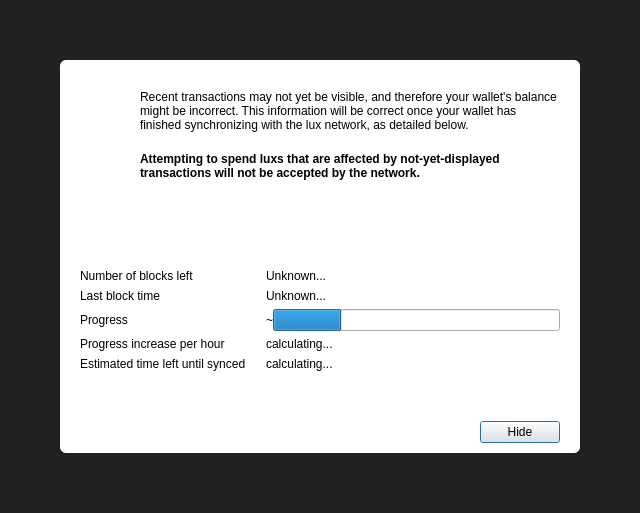
<?xml version="1.0" encoding="UTF-8"?>
<ui version="4.0">
 <class>ModalOverlay</class>
 <widget class="ModalOverlay" name="ModalOverlay">
  <property name="geometry">
   <rect>
    <x>0</x>
    <y>0</y>
    <width>640</width>
    <height>513</height>
   </rect>
  </property>
  <property name="windowTitle">
   <string>Form</string>
  </property>
  <layout class="QVBoxLayout" name="verticalLayout" stretch="0">
   <property name="sizeConstraint">
    <enum>QLayout::SetDefaultConstraint</enum>
   </property>
   <property name="leftMargin">
    <number>0</number>
   </property>
   <property name="topMargin">
    <number>0</number>
   </property>
   <property name="rightMargin">
    <number>0</number>
   </property>
   <property name="bottomMargin">
    <number>0</number>
   </property>
   <item>
    <widget class="QWidget" name="bgWidget" native="true">
     <property name="styleSheet">
      <string notr="true">#bgWidget { background: rgba(0,0,0,220); }</string>
     </property>
     <layout class="QVBoxLayout" name="verticalLayoutMain" stretch="0">
      <property name="leftMargin">
       <number>60</number>
      </property>
      <property name="topMargin">
       <number>60</number>
      </property>
      <property name="rightMargin">
       <number>60</number>
      </property>
      <property name="bottomMargin">
       <number>60</number>
      </property>
      <item>
       <widget class="QWidget" name="contentWidget" native="true">
        <property name="styleSheet">
         <string notr="true">#contentWidget { background: white; border-radius: 6px; }</string>
        </property>
        <layout class="QVBoxLayout" name="verticalLayout_3" stretch="1,0,0">
         <property name="spacing">
          <number>0</number>
         </property>
         <property name="leftMargin">
          <number>20</number>
         </property>
         <property name="topMargin">
          <number>10</number>
         </property>
         <property name="rightMargin">
          <number>20</number>
         </property>
         <property name="bottomMargin">
          <number>10</number>
         </property>
         <item>
          <widget class="QStackedWidget" name="stackedWidget">
           <property name="currentIndex">
            <number>0</number>
           </property>
           <widget class="QWidget" name="page">
            <layout class="QVBoxLayout" name="verticalLayout_2">
             <property name="spacing">
              <number>0</number>
             </property>
             <property name="leftMargin">
              <number>0</number>
             </property>
             <property name="topMargin">
              <number>0</number>
             </property>
             <property name="rightMargin">
              <number>0</number>
             </property>
             <property name="bottomMargin">
              <number>0</number>
             </property>
             <item>
              <layout class="QHBoxLayout" name="horizontalLayoutIconText" stretch="0,1">
               <property name="spacing">
                <number>20</number>
               </property>
               <property name="topMargin">
                <number>20</number>
               </property>
               <item>
                <layout class="QVBoxLayout" name="verticalLayoutIcon">
                 <item>
                  <widget class="QPushButton" name="warningIcon">
                   <property name="enabled">
                    <bool>false</bool>
                   </property>
                   <property name="text">
                    <string/>
                   </property>
                   <property name="icon">
                    <iconset>
                     <normaloff>:/icons/warning</normaloff>
                     <disabledoff>:/icons/warning</disabledoff>:/icons/warning</iconset>
                   </property>
                   <property name="iconSize">
                    <size>
                     <width>48</width>
                     <height>48</height>
                    </size>
                   </property>
                   <property name="flat">
                    <bool>true</bool>
                   </property>
                  </widget>
                 </item>
                 <item>
                  <spacer name="verticalSpacerWarningIcon">
                   <property name="orientation">
                    <enum>Qt::Vertical</enum>
                   </property>
                   <property name="sizeHint" stdset="0">
                    <size>
                     <width>20</width>
                     <height>40</height>
                    </size>
                   </property>
                  </spacer>
                 </item>
                </layout>
               </item>
               <item>
                <layout class="QVBoxLayout" name="verticalLayoutInfoText">
                 <property name="leftMargin">
                  <number>0</number>
                 </property>
                 <property name="topMargin">
                  <number>0</number>
                 </property>
                 <item>
                  <widget class="QLabel" name="infoText">
                   <property name="text">
                    <string>Recent transactions may not yet be visible, and therefore your wallet's balance might be incorrect. This information will be correct once your wallet has finished synchronizing with the lux network, as detailed below.</string>
                   </property>
                   <property name="textFormat">
                    <enum>Qt::RichText</enum>
                   </property>
                   <property name="wordWrap">
                    <bool>true</bool>
                   </property>
                  </widget>
                 </item>
                 <item>
                  <widget class="QLabel" name="infoTextStrong">
                   <property name="font">
                    <font>
                     <weight>75</weight>
                     <bold>true</bold>
                    </font>
                   </property>
                   <property name="text">
                    <string>Attempting to spend luxs that are affected by not-yet-displayed transactions will not be accepted by the network.</string>
                   </property>
                   <property name="textFormat">
                    <enum>Qt::RichText</enum>
                   </property>
                   <property name="wordWrap">
                    <bool>true</bool>
                   </property>
                  </widget>
                 </item>
                 <item>
                  <spacer name="verticalSpacerInTextSpace">
                   <property name="orientation">
                    <enum>Qt::Vertical</enum>
                   </property>
                   <property name="sizeHint" stdset="0">
                    <size>
                     <width>20</width>
                     <height>40</height>
                    </size>
                   </property>
                  </spacer>
                 </item>
                </layout>
               </item>
              </layout>
             </item>
             <item>
              <layout class="QFormLayout" name="formLayout">
               <property name="fieldGrowthPolicy">
                <enum>QFormLayout::ExpandingFieldsGrow</enum>
               </property>
               <property name="horizontalSpacing">
                <number>20</number>
               </property>
               <property name="verticalSpacing">
                <number>6</number>
               </property>
               <property name="topMargin">
                <number>10</number>
               </property>
               <item row="0" column="0">
                <widget class="QLabel" name="labelNumberOfBlocksLeft">
                 <property name="font">
                  <font>
                   <weight>50</weight>
                   <bold>false</bold>
                  </font>
                 </property>
                 <property name="text">
                  <string>Number of blocks left</string>
                 </property>
                </widget>
               </item>
               <item row="0" column="1">
                <widget class="QLabel" name="numberOfBlocksLeft">
                 <property name="sizePolicy">
                  <sizepolicy hsizetype="Expanding" vsizetype="Preferred">
                   <horstretch>0</horstretch>
                   <verstretch>0</verstretch>
                  </sizepolicy>
                 </property>
                 <property name="text">
                  <string>Unknown...</string>
                 </property>
                </widget>
               </item>
               <item row="1" column="0">
                <widget class="QLabel" name="labelLastBlockTime">
                 <property name="font">
                  <font>
                   <weight>50</weight>
                   <bold>false</bold>
                  </font>
                 </property>
                 <property name="text">
                  <string>Last block time</string>
                 </property>
                </widget>
               </item>
               <item row="1" column="1">
                <widget class="QLabel" name="newestBlockDate">
                 <property name="sizePolicy">
                  <sizepolicy hsizetype="Expanding" vsizetype="Preferred">
                   <horstretch>0</horstretch>
                   <verstretch>0</verstretch>
                  </sizepolicy>
                 </property>
                 <property name="text">
                  <string>Unknown...</string>
                 </property>
                </widget>
               </item>
               <item row="2" column="0">
                <widget class="QLabel" name="labelSyncDone">
                 <property name="font">
                  <font>
                   <weight>50</weight>
                   <bold>false</bold>
                  </font>
                 </property>
                 <property name="text">
                  <string>Progress</string>
                 </property>
                </widget>
               </item>
               <item row="2" column="1">
                <layout class="QHBoxLayout" name="horizontalLayoutSync" stretch="0,1">
                 <item>
                  <widget class="QLabel" name="percentageProgress">
                   <property name="text">
                    <string notr="true">~</string>
                   </property>
                  </widget>
                 </item>
                 <item>
                  <widget class="QProgressBar" name="progressBar">
                   <property name="value">
                    <number>24</number>
                   </property>
                   <property name="format">
                    <string/>
                   </property>
                  </widget>
                 </item>
                </layout>
               </item>
               <item row="4" column="0">
                <widget class="QLabel" name="labelProgressIncrease">
                 <property name="font">
                  <font>
                   <weight>50</weight>
                   <bold>false</bold>
                  </font>
                 </property>
                 <property name="text">
                  <string>Progress increase per hour</string>
                 </property>
                </widget>
               </item>
               <item row="4" column="1">
                <widget class="QLabel" name="progressIncreasePerH">
                 <property name="sizePolicy">
                  <sizepolicy hsizetype="Expanding" vsizetype="Preferred">
                   <horstretch>0</horstretch>
                   <verstretch>0</verstretch>
                  </sizepolicy>
                 </property>
                 <property name="text">
                  <string>calculating...</string>
                 </property>
                </widget>
               </item>
               <item row="5" column="0">
                <widget class="QLabel" name="labelEstimatedTimeLeft">
                 <property name="font">
                  <font>
                   <weight>50</weight>
                   <bold>false</bold>
                  </font>
                 </property>
                 <property name="text">
                  <string>Estimated time left until synced</string>
                 </property>
                </widget>
               </item>
               <item row="5" column="1">
                <widget class="QLabel" name="expectedTimeLeft">
                 <property name="sizePolicy">
                  <sizepolicy hsizetype="Expanding" vsizetype="Preferred">
                   <horstretch>0</horstretch>
                   <verstretch>0</verstretch>
                  </sizepolicy>
                 </property>
                 <property name="text">
                  <string>calculating...</string>
                 </property>
                </widget>
               </item>
              </layout>
             </item>
            </layout>
           </widget>
           <widget class="QWidget" name="page_2">
            <layout class="QVBoxLayout" name="verticalLayout_4">
             <property name="spacing">
              <number>15</number>
             </property>
             <property name="topMargin">
              <number>40</number>
             </property>
             <property name="bottomMargin">
              <number>40</number>
             </property>
             <item>
              <layout class="QHBoxLayout" name="horizontalLayout_2">
               <item>
                <spacer name="horizontalSpacer_4">
                 <property name="orientation">
                  <enum>Qt::Horizontal</enum>
                 </property>
                 <property name="sizeHint" stdset="0">
                  <size>
                   <width>40</width>
                   <height>20</height>
                  </size>
                 </property>
                </spacer>
               </item>
               <item>
                <widget class="QPushButton" name="warningIconBackup">
                 <property name="enabled">
                  <bool>false</bool>
                 </property>
                 <property name="text">
                  <string/>
                 </property>
                 <property name="icon">
                  <iconset>
                   <normaloff>:/styles/app-icons/message_warning</normaloff>
                   <disabledoff>:/styles/app-icons/message_warning</disabledoff>:/styles/app-icons/message_warning</iconset>
                 </property>
                 <property name="iconSize">
                  <size>
                   <width>120</width>
                   <height>120</height>
                  </size>
                 </property>
                 <property name="flat">
                  <bool>true</bool>
                 </property>
                </widget>
               </item>
               <item>
                <spacer name="horizontalSpacer_5">
                 <property name="orientation">
                  <enum>Qt::Horizontal</enum>
                 </property>
                 <property name="sizeHint" stdset="0">
                  <size>
                   <width>40</width>
                   <height>20</height>
                  </size>
                 </property>
                </spacer>
               </item>
              </layout>
             </item>
             <item>
              <widget class="QLabel" name="labelNote">
               <property name="text">
                <string>IMPORTANT NOTE!</string>
               </property>
               <property name="alignment">
                <set>Qt::AlignCenter</set>
               </property>
              </widget>
             </item>
             <item>
              <widget class="QLabel" name="labelMessage">
               <property name="text">
                <string>Making a backup of your wallet helps ensure you can always maintain access to your funds. Please backup your wallet in order to avoid losing funds.</string>
               </property>
               <property name="alignment">
                <set>Qt::AlignCenter</set>
               </property>
               <property name="wordWrap">
                <bool>true</bool>
               </property>
              </widget>
             </item>
             <item>
              <spacer name="verticalSpacer">
               <property name="orientation">
                <enum>Qt::Vertical</enum>
               </property>
               <property name="sizeType">
                <enum>QSizePolicy::Expanding</enum>
               </property>
               <property name="sizeHint" stdset="0">
                <size>
                 <width>20</width>
                 <height>40</height>
                </size>
               </property>
              </spacer>
             </item>
             <item>
              <layout class="QHBoxLayout" name="horizontalLayout">
               <item>
                <spacer name="horizontalSpacer_2">
                 <property name="orientation">
                  <enum>Qt::Horizontal</enum>
                 </property>
                 <property name="sizeHint" stdset="0">
                  <size>
                   <width>40</width>
                   <height>20</height>
                  </size>
                 </property>
                </spacer>
               </item>
               <item>
                <widget class="QPushButton" name="walletBackupButton">
                 <property name="text">
                  <string>Wallet backup</string>
                 </property>
                </widget>
               </item>
               <item>
                <spacer name="horizontalSpacer_3">
                 <property name="orientation">
                  <enum>Qt::Horizontal</enum>
                 </property>
                 <property name="sizeHint" stdset="0">
                  <size>
                   <width>40</width>
                   <height>20</height>
                  </size>
                 </property>
                </spacer>
               </item>
              </layout>
             </item>
            </layout>
           </widget>
          </widget>
         </item>
         <item>
          <spacer name="verticalSpacerAfterText">
           <property name="orientation">
            <enum>Qt::Vertical</enum>
           </property>
           <property name="sizeHint" stdset="0">
            <size>
             <width>20</width>
             <height>40</height>
            </size>
           </property>
          </spacer>
         </item>
         <item>
          <layout class="QHBoxLayout" name="horizontalLayoutButtons">
           <property name="leftMargin">
            <number>10</number>
           </property>
           <property name="topMargin">
            <number>10</number>
           </property>
           <item>
            <spacer name="horizontalSpacer">
             <property name="orientation">
              <enum>Qt::Horizontal</enum>
             </property>
             <property name="sizeHint" stdset="0">
              <size>
               <width>40</width>
               <height>20</height>
              </size>
             </property>
            </spacer>
           </item>
           <item>
            <widget class="QPushButton" name="closeButton">
             <property name="focusPolicy">
              <enum>Qt::StrongFocus</enum>
             </property>
             <property name="text">
              <string>Hide</string>
             </property>
             <property name="default">
              <bool>true</bool>
             </property>
            </widget>
           </item>
          </layout>
         </item>
        </layout>
       </widget>
      </item>
     </layout>
    </widget>
   </item>
  </layout>
 </widget>
 <customwidgets>
  <customwidget>
   <class>ModalOverlay</class>
   <extends>QWidget</extends>
   <header>qt/modaloverlay.h</header>
   <container>1</container>
  </customwidget>
 </customwidgets>
 <resources/>
 <connections/>
</ui>
